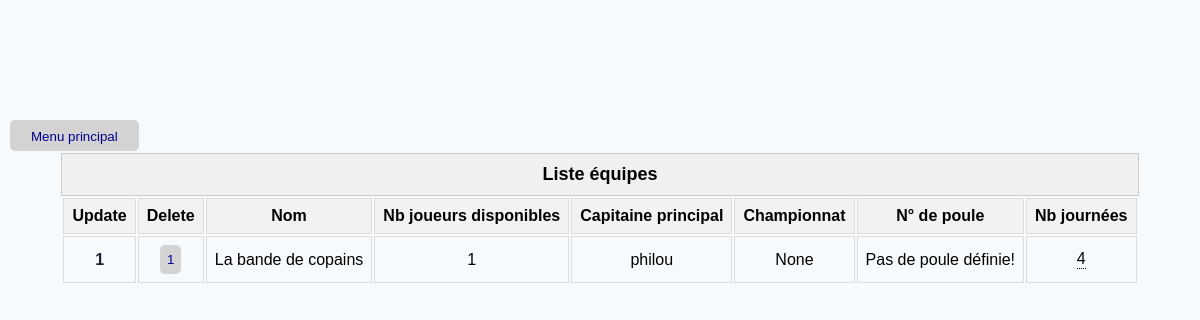
The page /teams on the database its author committed.
### TennisModel.py (models this page shows, shortened)
class Team(db.Model):
    __tablename__ = 'team'
    id = db.Column(db.Integer, primary_key=True, autoincrement=True)
    name = db.Column(db.String(20), unique=True, nullable=False)
    captainId = db.Column(db.Integer, db.ForeignKey('player.id'))
    poolId = db.Column(db.Integer, db.ForeignKey('pool.id'))
    players = relationship('Player', secondary=player_team_association, back_populates='teams')  # Correction ici
    @property
    def championship_name(self):
        return self.pool.championship.name if self.pool else None
    @property
    def match_days(self):
        return Matchday.query.filter_by(poolId=self.poolId).all()
    @property
    def pool(self):
        return Pool.query.get(self.poolId) if self.poolId else None
    @property
    def captainName(self):
        is_captain = [p for p in self.players if p.id == self.captainId]
        return is_captain[0].name if is_captain else None

class Player(db.Model):
    __tablename__ = 'player'
    id = db.Column(db.Integer, primary_key=True, autoincrement=True)
    name = db.Column(db.String(20), unique=True, nullable=False)
    birthDate = db.Column(db.DateTime, nullable=False)
    height = db.Column(db.Integer, nullable=False)
    weight = db.Column(db.Integer, nullable=False)
    clubId = db.Column(db.Integer, db.ForeignKey('club.id'), nullable=False)
    isActive = db.Column(db.Boolean, default=True)
    club = relationship('Club')
    teams = relationship('Team', secondary=player_team_association, back_populates='players')

### flask_app.py (the view)
@app.route('/teams')
def show_teams():
    teams = Team.query.order_by(desc(Team.name)).all()
    return render_template('teams.html', teams=teams)

### flask_app.py (called while the page is built)
@app.before_request
def create_tables():
    db.create_all()

### templates/teams.html (shortened to what this page needs)
{% extends 'base.html' %}
{% block main %}
<main>
    {% if teams %}
    <table class="teams">
        <caption class="table-caption">Liste équipes</caption>
        <thead>
        <tr>
            <th>Update</th>
            <th>Delete</th>
            <th>Nom</th>
            <th>Nb joueurs disponibles</th>
            <th>Capitaine principal</th>
            <th>Championnat</th>
            <th>N° de poule</th>
            <th>Nb journées</th>
        </tr>
        </thead>
        {% for team in teams %}
        <tr>
            <td><a href="{{ url_for('update_team', id=team.id) }}">{{team.id}}</a></td>
            <td><button onclick="confirmDelete({{ team.id }})">{{team.id}}</button></td>
            <td>{{ team.name }}</td>
            <td>{{ team.players|length }}</td>
            <td>{{ team.captainName or 'Pas de capitaine défini!' }}</td>
            <td>{{ team.championship_name }}</td>
            <td>{{ team.pool.letter or 'Pas de poule définie!' }}</td>
            <td>
                <div class="tooltip">
                    {{ team.match_days|length}}
                </div>
            </td>
        </tr>
        {% endfor %}
    </table>
    {% else %}
    <p style="font-size: 16px; text-align: center;">Pas d'équipe enregistrée ✌️</p>
    {% endif %}
</main>
{% endblock main %}

### static/css/style.css (style rules this page uses)
body { background-color: #F7FAFC; justify-content: center; margin-top: 10%; font-family: Arial, Helvetica, sans-serif; }
a { color: #1E1E2D; font-size: 16px; font-weight: 600; text-decoration: none; }
button { color: darkblue; background-color: lightgray; padding: 7px; border: none; border-radius: 5px; border-collapse: collapse; }
main { display: grid; justify-items: center; }
th, td { border: 1px solid #ddd; padding: 8px; text-align: center; }
th { background-color: #f2f2f2; }
.table-caption { font-weight: bold; font-size: 18px; padding: 10px; border: 1px solid #ccc; background-color: #f0f0f0; }
.tooltip { position: relative; display: inline-block; border-bottom: 1px dotted black; }

### rows shown on the page
Team: id "1", name "La bande de copains", players|length "1", captainId.name "philou", championship_name "None", pool "Pas de poule définie!", match_days|length "4"
